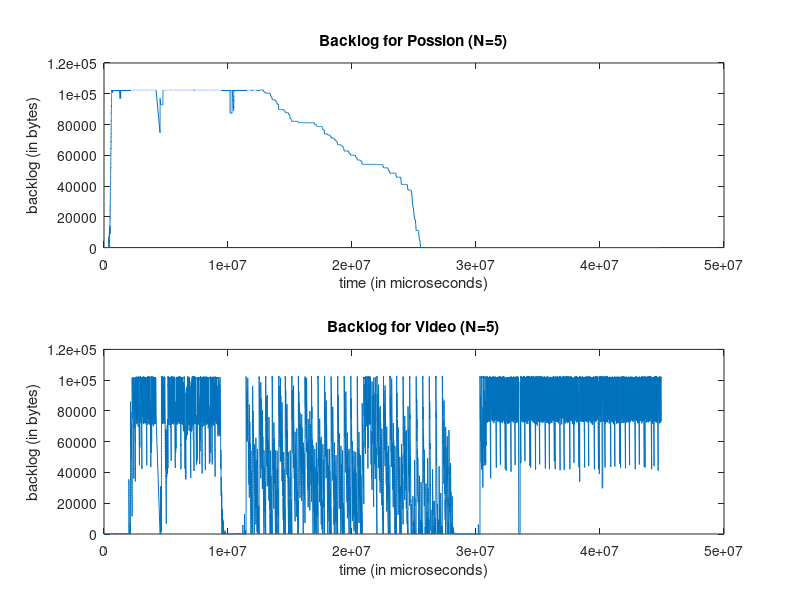

Write MATLAB code to recreate this figure. (Note: this script raises an error after producing the figure.)
clc;clear all;
%%%%%%%%%%%%%%%%%%%%%%%%%%%%%%%%%%%%%%%%%%%%%%%%%%%%%%%%%%%%%%%%%%%
%Reading data from a file
%Note that time is in micro seconds and packetsize is in Bytes
%%%%%%%%%%%%%%%%%%%%%%%%%%%%%%%%%%%%%%%%%%%%%%%%%%%%%%%%%%%%%%%%%%%
close all;
clearvars;
size = 10000;

%1..........backlog
[arrival_time, packetsize_p, back_log1, back_log2, priority] = textread('output_scheduler.txt', '%f %f %f %f %f');
time_array = zeros(1,size);
time_array = cumsum(arrival_time);
figure(1);
subplot(2,1,1);
plot(time_array, back_log1);
title('Backlog for Possion (N=5)');
xlabel('time (in microseconds)');
ylabel('backlog (in bytes)');

subplot(2,1,2);
plot(time_array, back_log2);
title('Backlog for Video (N=5)');
xlabel('time (in microseconds)');
ylabel('backlog (in bytes)');

%1..........waiting time
%sink1 is priority 1 traffic, poisson traffic
[packet_no_p1, packetsize_p_sink1, arrival_time_sink1] = textread('output_sink1.txt', '%f %f %f');
[arrival_time1, packetsize_p1, back_log11, back_log21, priority2] = textread('output_scheduler1.txt', '%f %f %f %f %f');

%get culmulative time array of sink
time_array_sink = zeros(1,size);
time_array_sink = cumsum(arrival_time_sink1);
time_array_sch = zeros(1,size);
time_array_sch = cumsum(arrival_time1);

size = 2000;
waiting_time1 = zeros(1,size); 
i=1;
while i<=size
    j=i;
    while (((back_log11(i) + packetsize_p1(i)) > 102400) && j< size )
        j = j+1
    end
    waiting_time1(i) = time_array_sink(i) - time_array_sch(j); %microseconds!!!
    if waiting_time1(i) < 0
        waiting_time1(i) = 0;
    end
    i = i+1;
end
figure(2);
time_array_to_plot = zeros(1,size);
i=1;
while i<=size
    time_array_to_plot(i) = time_array_sink(i);
    i=i+1;
end
subplot(2,1,1);
plot(time_array_to_plot,waiting_time1);
title('Waiting time for Poisson (N=5)');
xlabel('time (in microseconds)');
ylabel('time (in microseconds)');

%sink2 is priority 2 traffic, video traffic
[packet_no_p1, packetsize_p_sink1, arrival_time_sink2] = textread('output_sink2.txt', '%f %f %f');
[arrival_time2, packetsize_p12, back_log111, back_log21, priority2] = textread('output_scheduler2.txt', '%f %f %f %f %f');

%get culmulative time array of sink
time_array_sink2 = zeros(1,size);
time_array_sink2 = cumsum(arrival_time_sink2);
time_array_sch2 = zeros(1,size);
time_array_sch2 = cumsum(arrival_time2);

size = 1000;
waiting_time2 = zeros(1,size); 
i=1;
while i<=size
    j=i;
    while (((back_log21(i) + packetsize_p12(i)) > 102400) && j< size )
        j = j+1;
    end
    waiting_time2(i) = time_array_sink2(i) - time_array_sch2(j); %microseconds!!!
    if waiting_time2(i) < 0
        waiting_time2(i) = 0;
    end
    i = i+1;
end

time_array_to_plot2 = zeros(1,size);
i=1;
while i<=size
    time_array_to_plot2(i) = time_array_sink(i);
    i=i+1;
end
subplot(2,1,2);
plot(time_array_to_plot2,waiting_time2);
title('Waiting time for Video (N=9)');
xlabel('time (in microseconds)');
ylabel('time (in microseconds)');



%number of discarded packets
%poisson's information is packetsize_p1, back_log11, interr time in
%arrival_time
size=5000;
num_of_discard1 = zeros(1,size);
time_for_plotting = zeros(1,size);
i=1;
while i<=size
    if ((back_log11(i) + packetsize_p1(i)) > 102400)
        num_of_discard1(i) = 1;
    end
    time_for_plotting(i) = arrival_time1(i);
    i = i +1;
end

figure(3);
subplot(2,1,1);
plot (cumsum(time_for_plotting),cumsum(num_of_discard1));
title('Number of Discarded packets for Poisson (N=9)');
ylabel('total discarded packets');
xlabel('time (in microseconds)');

%number of discarded packets
%videos's information is packetsize_p11, back_log21, arrival_time2
%[arrival_time2, packetsize_p12, back_log111, back_log21, priority2] 
size=5000;
num_of_discard2 = zeros(1,size);
time_for_plotting2 = zeros(1,size);
i=1;
while i<=size
    if ((back_log21(i) + packetsize_p12(i)) > 102400)
        num_of_discard2(i) = 1;
    end
    time_for_plotting2(i) = arrival_time2(i);
    i = i +1;
end


subplot(2,1,2);
plot (cumsum(time_for_plotting2),cumsum(num_of_discard2));
title('Number of Discarded packets for Video (N=9)');
ylabel('total discarded packets');
xlabel('time (in microseconds)');
